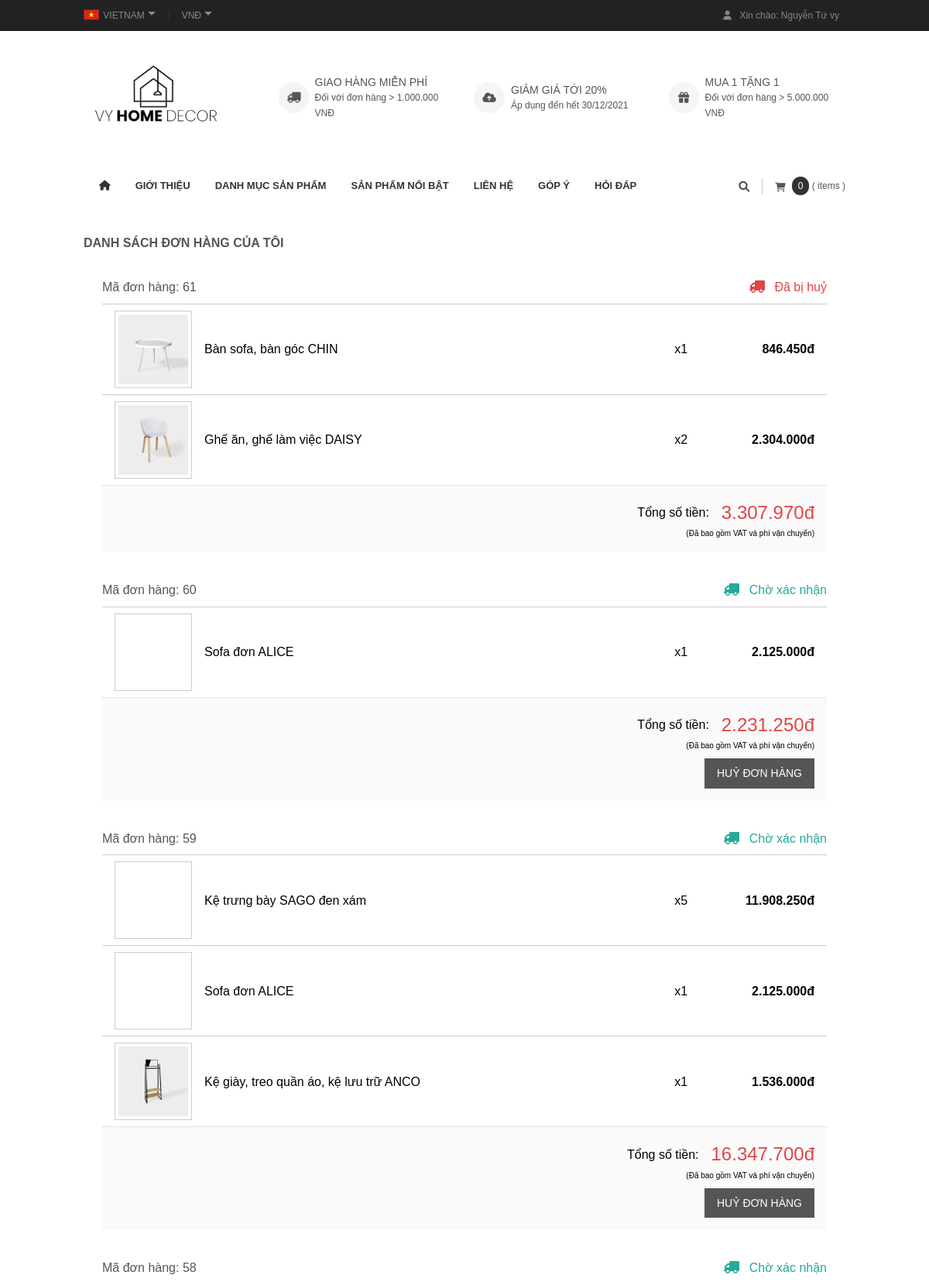
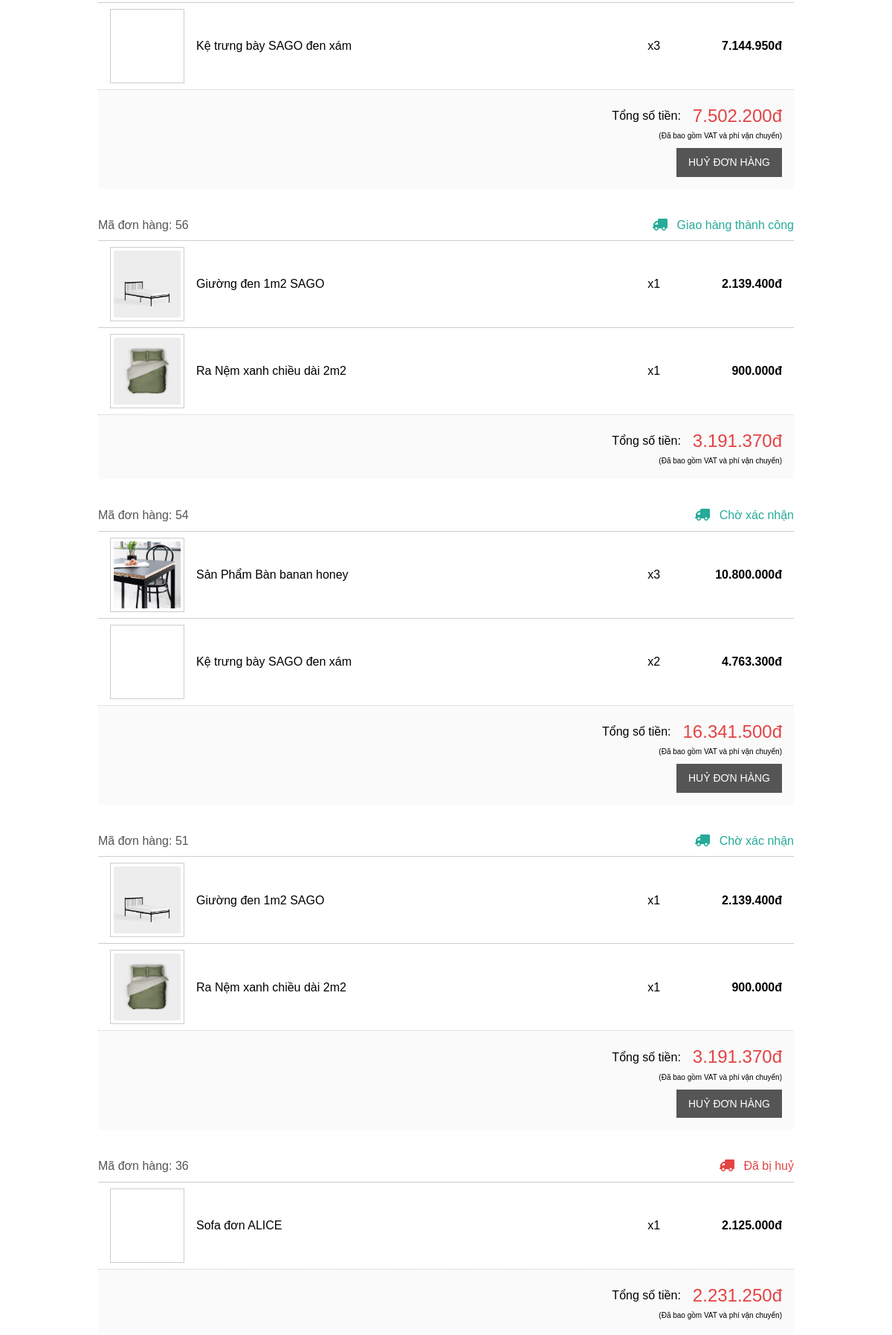
The app's page /index.php?act=mybill (signed in, upper part) with its own data (2 pictures, top to bottom).
### tables this page shows
CREATE TABLE `tbl_customer` (
  `custId` int(10) NOT NULL,
  `username` varchar(50) NOT NULL,
  `password` varchar(50) NOT NULL,
  `custName` varchar(50) NOT NULL,
  `image` varchar(255) DEFAULT NULL,
  `phone` varchar(50) DEFAULT NULL,
  `email` varchar(50) NOT NULL,
  `address` text DEFAULT NULL,
  `status` int(10) NOT NULL COMMENT '0:block ; 1:hoạt động',
  `role` int(10) NOT NULL COMMENT '0:khách hàng ;1:Admin'
);

CREATE TABLE `tbl_bill` (
  `billId` int(10) NOT NULL,
  `custId` int(10) NOT NULL,
  `date` varchar(30) NOT NULL,
  `payMethod` varchar(255) NOT NULL COMMENT '0:cod,1:momo ,2:vietelPay ,3:zalo',
  `billCustName` varchar(30) NOT NULL,
  `billTotal` float NOT NULL,
  `billStatus` varchar(255) NOT NULL,
  `billAddress` varchar(255) NOT NULL,
  `billPhone` varchar(30) NOT NULL,
  `billEmail` varchar(30) NOT NULL,
  `billTransportFee` float NOT NULL,
  `billVAT` float NOT NULL
);

CREATE TABLE `tbl_bill_detail` (
  `billId` int(10) NOT NULL,
  `prodId` int(10) NOT NULL,
  `prodName` varchar(255) NOT NULL,
  `quantity` int(10) NOT NULL,
  `price` float NOT NULL,
  `image` text NOT NULL
);

CREATE TABLE `tbl_product` (
  `prodId` int(10) NOT NULL,
  `prodName` varchar(255) NOT NULL,
  `prodDesc` text NOT NULL,
  `quantity` int(10) NOT NULL,
  `price` float NOT NULL,
  `image` text NOT NULL,
  `imageSmall` text NOT NULL,
  `dateInput` date NOT NULL,
  `view` int(10) NOT NULL,
  `type` int(10) NOT NULL,
  `cateChildId` int(10) NOT NULL,
  `cateId` int(10) NOT NULL,
  `discount` float DEFAULT NULL
);

### model/pdo.php (called while the page is built, shortened)
<?php
function pdo_get_connection()
{   $servername="localhost";
    $username='root';
    $password='';
    try{
        $dburl="mysql:host=$servername;dbname=vyhomedecor; charset=utf8";
        $conn = new PDO($dburl,$username,$password);
        $conn->setAttribute(PDO::ATTR_ERRMODE,PDO::ERRMODE_EXCEPTION);
        return $conn;
        }
        catch(PDOException $e){
            return "lỗi kết nối :". $e->getMessage();
        }
}
function pdo_query($sql){
    $sql_args = array_slice(func_get_args(),1);
    try{
        $conn =pdo_get_connection();
        $stmt =$conn->prepare($sql);
        $stmt -> execute($sql_args);
        $row =$stmt->fetchAll();
        return $row;
    }catch(PDOException $e){
        throw $e;
    }
    finally{
        unset($conn);
    }
}
?>

### model/customer.php (called while the page is built, shortened)
<?php
include_once 'pdo.php';
function loadAll_customer(){
    $sql="SELECT * FROM tbl_customer order by custId DESC";
    $listcustomer=pdo_query($sql);
    return $listcustomer;
}
?>

### model/bill.php (called while the page is built, shortened)
<?php
function loadAll_bill_custId($custId){
    $sql="SELECT * FROM tbl_bill WHERE custId = $custId order by billId desc";
    return pdo_query($sql);
}
function loadOne_bill($billId)
{
    $sql = "SELECT tbl_bill_detail.*,tbl_product.prodName,tbl_product.image FROM tbl_bill_detail,tbl_product where tbl_product.prodId=tbl_bill_detail.prodId and billId=$billId";
    return pdo_query($sql);
}
?>

### view/mybill.php (the view, shortened to what this page needs)
<div class="grid wide">
    <div class="mybill">
        <?php
            if (isset($_SESSION['login']['login']) == true) {
                $account= $_SESSION['login'];
                $listmybill = loadAll_bill_custId($account['custId']);
            }
        ?>
        <?php
            if(empty($listmybill)){
        ?>
        <div class="mybill--nobill">
            <img src="./images/bill/no-bill.png" alt="" class="mybill--nobill__img">
            <p class="mybill--nobill__heading">Chưa có đơn hàng nào</p>
        </div>
        <?php
            } else {
        ?>
        <h3 class="mybill__heading">Danh sách đơn hàng của tôi</h3>
        <ul class="mybill__list">
        <?php
           foreach ($listmybill as $value) {
               extract($value);
               $loadOne_mybill = loadOne_bill($billId);
        ?>
            <li class="mybill__item">
                <div class="mybill__status">
                    <p class="mybill__status-info">Mã đơn hàng: <?=$billId?></p>
                    <?php
                        if($billStatus == 4) {
                    ?>
                        <p class="mybill__status-desc remove"><i class="fas fa-truck mybill__status-icon"></i>
                        <?php
                            if($billStatus==0){
                                echo "Chờ xác nhận";
                            }else if($billStatus==1){
                                echo "Đang xử lý";
                            }else if($billStatus==2){
                                echo "Đang giao hàng";
                            }else if($billStatus==3){
                                echo "Giao hàng thành công";
                            }else{
                                echo "Đã bị huỷ";
                        }
                        ?>
                        </p>
                    <?php } else {?>
                    <p class="mybill__status-desc"><i class="fas fa-truck mybill__status-icon"></i>
                    <?php
                                if($billStatus==0){
                                    echo "Chờ xác nhận";
                                }else if($billStatus==1){
                                    echo "Đang xử lý";
                                }else if($billStatus==2){
                                    echo "Đang giao hàng";
                                }else if($billStatus==3){
                                    echo "Giao hàng thành công";
                                }else{
                                    echo "Đã bị huỷ";
                                }
                            ?>
                </p>
                <?php } ?>
                </div>
                <?php
                   foreach ($loadOne_mybill as $mybill) {
                       extract($mybill);
                ?>
                <div class="mybill__info">
                    <div class="mybill__info-product">
                        <a href="#" class="mybill__link">
                            <img src="<?= BASE_URL ?>uploads/<?= $image ?>" alt="" class="mybill__img">
                        </a>
                        <span class="mybill__name"><?=$prodName?></span>
                    </div>
                    <div class="mybill__info-price">
                        <span class="mybill__quantity">x<?=$quantity?></span>
                        <span class="mybill__price"><?=number_format (($price * $quantity), 0, ',', '.')?>đ</span>
                    </div>
                </div>
                <?php } ?>
                <div class="mybill__control">
                    <div class="mybill__total">
                        <p class="mybill__total-title">Tổng số tiền: </p>
                        <p class="mybill__total-price"><?=number_format ($billTotal, 0, ',', '.')?>đ </p>
                    </div>
                    <p class="mess_total">(Đã bao gồm VAT và phí vận chuyển)</p>
                    <?php
                        if($billStatus == 0) {
                    ?>
                        <a href="index.php?act=mybill&remove&billId=<?=$billId?>" onclick="return confirm('Xác nhận Huỷ đơn hàng ? Mã đơn hàng:<?=$billId?>')" class="mybill__control-btn">Huỷ đơn hàng</a>
                    <?php } ?>
                </div>
            </li>
            <?php } ?>
        <?php } ?>
        </ul>
    </div>
</div>

### view/header.php (shortened to what this page needs)
<!DOCTYPE html>
<html lang="en">
<?php
include_once 'model/pdo.php';
include_once 'model/customer.php';
$listcustomer = loadAll_customer();
?>
<head>
    <link rel="stylesheet" href="./css/mybill.css">
    <link rel="stylesheet" href="./css/shoppingCart.css">
    <link rel="stylesheet" href="./css/product.css">
    <link rel="stylesheet" href="./css/grid.css">
    <link rel="stylesheet" href="./css/base.css">
    <link rel="stylesheet" href="./css/style.css">
    <link rel="stylesheet" href="./css/reponsive.css">
    <link rel="stylesheet" href="css/checkout.css">
    <link rel="stylesheet" href="https://cdnjs.cloudflare.com/ajax/libs/font-awesome/6.0.0-beta2/css/all.min.css" />
</head>
<body>
    <div class="main">
        <header class="header">
            <div class="header__top">
                <div class="grid wide">
                    <div class="header__top-nav">
                        <ul class="header__top-left-list">
                            <li class="header__top-left-item header__language">
                                <a href="#" class="header__top-left-link">
                                    <img src="./images/language/vn.png" class="header__top-left-img">
                                    VIETNAM
                                </a>
                            </li>
                            <li class="header__top-left-item header__currency">
                                <a href="#" class="header__top-left-link">VNĐ</a>
                            </li>
                        </ul>
                        <?php
                        if (isset($_SESSION['login']['login']) == true) {
                            $account = $_SESSION['login'];
                        ?>
                            <ul class="header__top-right-list hide-on-mobile">
                                <li class="header__top-right-item">
                                    <i class="header__top-right-icon fas fa-user"></i>
                                    <a href="#" class="header__top-right-link">Xin chào: <?= $account['custName']  ?></a>
                                </li>
                            </ul>
                        <?php
                        }
                        ?>
                    </div>
                </div>
            </div>
            <div class="grid wide">
                <div class="header__info">
                    <div class="row header__info-all header__info-tablet">
                        <div class="col l-3 m-3 c-12">
                            <div class="header__logo">
                                <a href="index.php"><img src="./images/logo/logo.png" alt="" class="header__logo-img"></a>
                            </div>
                        </div>
                        <div class="col l-3 m-3 c-4">
                            <div class="header__promotion">
                                <a href="#" class="header__promotion-link">
                                    <span class="header__promotion-icon"><i class="fa fa-truck"></i></span>
                                    <div class="header__promotion-body hide-on-mobile-tablet">
                                        <h3 class="header__promotion-heading">GIAO HÀNG MIỄN PHÍ</h3>
                                        <p class="header__promotion-details">Đối với đơn hàng > 1.000.000 VNĐ</p>
                                    </div>
                                </a>
                            </div>
                        </div>
                        <div class="col l-3 m-3 c-4">
                            <div class="header__promotion">
                                <a href="#" class="header__promotion-link">
                                    <span class="header__promotion-icon"><i class="fa fa-cloud-upload"></i></span>
                                    <div class="header__promotion-body hide-on-mobile-tablet">
                                        <h3 class="header__promotion-heading">GIẢM GIÁ TỚI 20%</h3>
                                        <p class="header__promotion-details">Áp dụng đến hết 30/12/2021</p>
                                    </div>
                                </a>
                            </div>
                        </div>
                        <div class="col l-3 m-3 c-4">
                            <div class="header__promotion">
                                <a href="#" class="header__promotion-link">
                                    <span class="header__promotion-icon"><i class="fa fa-gift "></i></span>
                                    <div class="header__promotion-body hide-on-mobile-tablet">
                                        <h3 class="header__promotion-heading">MUA 1 TẶNG 1</h3>
                                        <p class="header__promotion-details">Đối với đơn hàng > 5.000.000 VNĐ</p>
                                    </div>
                                </a>
                            </div>
                        </div>
                    </div>
                </div>
                <div class="header__nav">
                    <ul class="header__nav-list hide-on-mobile-tablet">
                        <li class="header__nav-item header__nav-link-dad">
                            <a href="index.php" class="header__nav-link header__nav-link-icon"><i class="fas fa-home"></i></a>
                        </li>
                        <li class="header__nav-item">
                            <a href="#" class="header__nav-link">Giới thiệu</a>
                        </li>
                        <li class="header__nav-item">
                            <a href="index.php?act=category" class="header__nav-link ">Danh Mục Sản Phẩm</a>
                        </li>
                        <li class="header__nav-item">
                            <a href="#" class="header__nav-link">Sản Phẩm Nổi Bật</a>
                        </li>
                        <li class="header__nav-item header__nav-link-dad">
                            <a href="#" class="header__nav-link">Liên hệ</a>
                        </li>
                        <li class="header__nav-item">
                            <a href="#" class="header__nav-link">Góp ý</a>
                        </li>
                        <li class="header__nav-item">
                            <a href="#" class="header__nav-link">Hỏi đáp</a>
                        </li>
                    </ul>
                    <div class="header__nav-control">
                        <div class="header__nav-control-search">
                            <i class="header__nav-control-search-icon fas fa-search"></i>
                        </div>
                        <a href="index.php?act=shoppingcart" class="header__nav-control-cart">
                            <i class="header__nav-control-cart-ion fas fa-shopping-cart"></i>
                            <div id="show_count">
                                <p class="header__nav-control-cart-about">
                                    <?php
                                    if (isset($_SESSION['login']) && isset($_SESSION['login']['mycart'])) {
                                        $count_cart = count($_SESSION['login']['mycart']);
                                    } else {
                                        $count_cart = 0;
                                    }
                                    ?>
                                    <span id="show_quantity" class="header__nav-control-cart-quantity"><?= $count_cart; ?></span>
                                    ( items )
                                </p>
                            </div>
                        </a>
                    </div>
                </div>
            </div>
        </header>
        <div class="container">

### records on screen
tbl_customer: custName "Nguyễn Tứ vy"
tbl_bill: billId "61", billStatus "4" (drawn), billTotal "3.307.970"
tbl_bill_detail: prodId.image (picture), prodId.prodName "Bàn sofa, bàn góc CHIN", quantity "1", $price * $quantity "846.450"
tbl_bill_detail: prodId.image (picture), prodId.prodName "Ghế ăn, ghế làm việc DAISY", quantity "2", $price * $quantity "2.304.000"
tbl_bill: billId "60", billStatus "Chờ xác nhận", billTotal "2.231.250"
tbl_bill_detail: prodId.prodName "Sofa đơn ALICE", quantity "1", $price * $quantity "2.125.000"
tbl_bill: billId "59", billStatus "Chờ xác nhận", billTotal "16.347.700"
tbl_bill_detail: prodId.prodName "Kệ trưng bày SAGO đen xám", quantity "5", $price * $quantity "11.908.250"
tbl_bill_detail: prodId.prodName "Sofa đơn ALICE", quantity "1", $price * $quantity "2.125.000"
tbl_bill_detail: prodId.image (picture), prodId.prodName "Kệ giày, treo quần áo, kệ lưu trữ ANCO", quantity "1", $price * $quantity "1.536.000"
tbl_bill: billId "58", billStatus "Chờ xác nhận", billTotal "7.502.200"
tbl_bill_detail: prodId.prodName "Kệ trưng bày SAGO đen xám", quantity "3", $price * $quantity "7.144.950"
tbl_bill: billId "56", billStatus "Giao hàng thành công", billTotal "3.191.370"
tbl_bill_detail: prodId.image (picture), prodId.prodName "Giường đen 1m2 SAGO", quantity "1", $price * $quantity "2.139.400"
tbl_bill_detail: prodId.image (picture), prodId.prodName "Ra Nệm xanh chiều dài 2m2", quantity "1", $price * $quantity "900.000"
tbl_bill: billId "54", billStatus "Chờ xác nhận", billTotal "16.341.500"
tbl_bill_detail: prodId.image (picture), prodId.prodName "Sản Phẩm Bàn banan honey", quantity "3", $price * $quantity "10.800.000"
tbl_bill_detail: prodId.prodName "Kệ trưng bày SAGO đen xám", quantity "2", $price * $quantity "4.763.300"
tbl_bill: billId "51", billStatus "Chờ xác nhận", billTotal "3.191.370"
tbl_bill_detail: prodId.image (picture), prodId.prodName "Giường đen 1m2 SAGO", quantity "1", $price * $quantity "2.139.400"
tbl_bill_detail: prodId.image (picture), prodId.prodName "Ra Nệm xanh chiều dài 2m2", quantity "1", $price * $quantity "900.000"
tbl_bill: billId "36", billStatus "4" (drawn), billTotal "2.231.250"
tbl_bill_detail: prodId.prodName "Sofa đơn ALICE", quantity "1", $price * $quantity "2.125.000"

### other values on screen
$count_cart "0"
